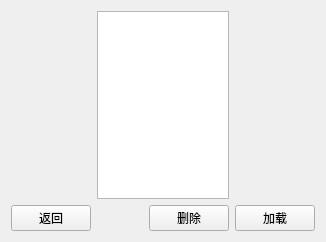
<?xml version="1.0" encoding="UTF-8"?>
<ui version="4.0">
 <class>LoadMap</class>
 <widget class="QWidget" name="LoadMap">
  <property name="geometry">
   <rect>
    <x>0</x>
    <y>0</y>
    <width>326</width>
    <height>242</height>
   </rect>
  </property>
  <property name="windowTitle">
   <string>Form</string>
  </property>
  <layout class="QGridLayout" name="gridLayout">
   <item row="0" column="0">
    <spacer name="horizontalSpacer_2">
     <property name="orientation">
      <enum>Qt::Horizontal</enum>
     </property>
     <property name="sizeHint" stdset="0">
      <size>
       <width>72</width>
       <height>20</height>
      </size>
     </property>
    </spacer>
   </item>
   <item row="0" column="1" colspan="2">
    <widget class="QTableView" name="tableView">
     <property name="layoutDirection">
      <enum>Qt::LeftToRight</enum>
     </property>
    </widget>
   </item>
   <item row="0" column="3">
    <spacer name="horizontalSpacer_3">
     <property name="orientation">
      <enum>Qt::Horizontal</enum>
     </property>
     <property name="sizeHint" stdset="0">
      <size>
       <width>72</width>
       <height>20</height>
      </size>
     </property>
    </spacer>
   </item>
   <item row="1" column="0">
    <widget class="QPushButton" name="return_start">
     <property name="text">
      <string>返回</string>
     </property>
    </widget>
   </item>
   <item row="1" column="1">
    <spacer name="horizontalSpacer">
     <property name="orientation">
      <enum>Qt::Horizontal</enum>
     </property>
     <property name="sizeHint" stdset="0">
      <size>
       <width>62</width>
       <height>20</height>
      </size>
     </property>
    </spacer>
   </item>
   <item row="1" column="2">
    <widget class="QPushButton" name="delete_map">
     <property name="text">
      <string>删除</string>
     </property>
    </widget>
   </item>
   <item row="1" column="3">
    <widget class="QPushButton" name="loading_map">
     <property name="text">
      <string>加载</string>
     </property>
    </widget>
   </item>
  </layout>
 </widget>
 <resources/>
 <connections/>
</ui>
